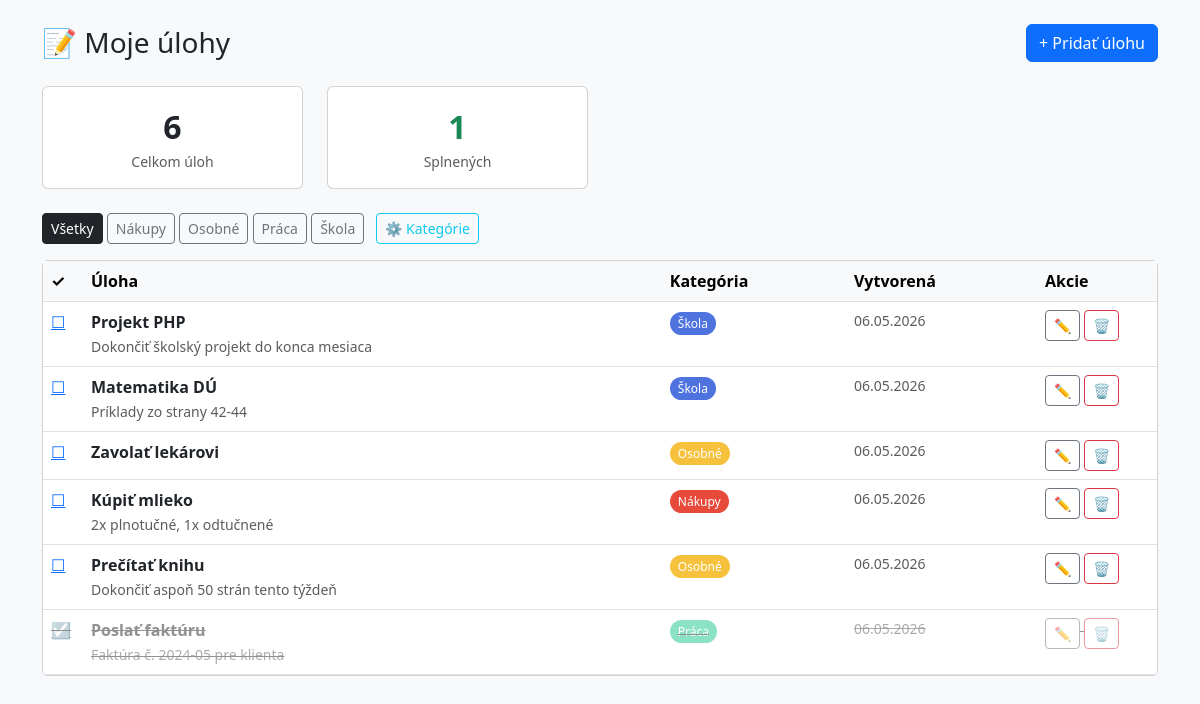
The page / on the database its author committed.
### tables this page shows
CREATE TABLE IF NOT EXISTS kategorie (
  id        INT AUTO_INCREMENT PRIMARY KEY,
  nazov     VARCHAR(100) NOT NULL,
  farba     VARCHAR(7)   NOT NULL DEFAULT '#6c757d'
   
);

CREATE TABLE IF NOT EXISTS ulohy (
  id              INT AUTO_INCREMENT PRIMARY KEY,
  nazov           VARCHAR(255) NOT NULL,
  popis           TEXT,
  hotova          TINYINT(1)   NOT NULL DEFAULT 0,   
  kategoria_id    INT,
  datum_vytvorenia DATETIME    NOT NULL DEFAULT CURRENT_TIMESTAMP,
  FOREIGN KEY (kategoria_id) REFERENCES kategorie(id) ON DELETE SET NULL
);

### index.php (the view, shortened to what this page needs)
<?php
include "db.php";
$filter_kategoria = isset($_GET['kategoria']) ? (int)$_GET['kategoria'] : 0;
$sql = "
    SELECT u.*, k.nazov AS kat_nazov, k.farba AS kat_farba
    FROM ulohy u
    LEFT JOIN kategorie k ON u.kategoria_id = k.id
";
$sql .= " ORDER BY u.hotova ASC, u.datum_vytvorenia DESC";
$vysledok = mysqli_query($conn, $sql);
$kategorie = mysqli_query($conn, "SELECT * FROM kategorie ORDER BY nazov");
$stat = mysqli_query($conn, "SELECT COUNT(*) as celkom, SUM(hotova) as splnene FROM ulohy");
$stat_row = mysqli_fetch_assoc($stat);
?>
<!DOCTYPE html>
<html lang="sk">
<head>
  <link href="https://cdn.jsdelivr.net/npm/bootstrap@5.3.0/dist/css/bootstrap.min.css" rel="stylesheet">
</head>
<body class="bg-light">
<div class="container py-4">
  <div class="d-flex justify-content-between align-items-center mb-4">
    <h1 class="h3 mb-0">📝 Moje úlohy</h1>
    <a href="pridat.php" class="btn btn-primary">+ Pridať úlohu</a>
  </div>
  <div class="row mb-4">
    <div class="col-6 col-md-3">
      <div class="card text-center p-3">
        <div class="fs-2 fw-bold"><?= $stat_row['celkom'] ?></div>
        <div class="text-muted small">Celkom úloh</div>
      </div>
    </div>
    <div class="col-6 col-md-3">
      <div class="card text-center p-3">
        <div class="fs-2 fw-bold text-success"><?= (int)$stat_row['splnene'] ?></div>
        <div class="text-muted small">Splnených</div>
      </div>
    </div>
  </div>
  <div class="mb-3">
    <a href="index.php" class="btn btn-sm <?= $filter_kategoria == 0 ? 'btn-dark' : 'btn-outline-dark' ?>">
      Všetky
    </a>
    <?php
    mysqli_data_seek($kategorie, 0);
    while ($kat = mysqli_fetch_assoc($kategorie)):
    ?>
      <a href="index.php?kategoria=<?= $kat['id'] ?>"
         class="btn btn-sm <?= $filter_kategoria == $kat['id'] ? 'btn-dark' : 'btn-outline-secondary' ?>">
        <?= htmlspecialchars($kat['nazov']) ?>
      </a>
    <?php endwhile; ?>
    <a href="kategorie.php" class="btn btn-sm btn-outline-info ms-2">⚙ Kategórie</a>
  </div>
  <div class="card">
    <table class="table table-hover mb-0">
      <thead class="table-light">
        <tr>
          <th width="40">✓</th>
          <th>Úloha</th>
          <th>Kategória</th>
          <th>Vytvorená</th>
          <th width="120">Akcie</th>
        </tr>
      </thead>
      <tbody>
        <?php while ($uloha = mysqli_fetch_assoc($vysledok)): ?>
          <tr class="<?= $uloha['hotova'] ? 'uloha-splnena' : '' ?>">
            <td>
              <a href="index.php?toggle=<?= $uloha['id'] ?>" title="Označiť">
                <?= $uloha['hotova'] ? '☑' : '☐' ?>
              </a>
            </td>
            <td>
              <strong><?= htmlspecialchars($uloha['nazov']) ?></strong>
              <?php if ($uloha['popis']): ?>
                <br><small class="text-muted"><?= htmlspecialchars($uloha['popis']) ?></small>
              <?php endif; ?>
            </td>
            <td>
              <?php if ($uloha['kat_nazov']): ?>
                <span class="kat-badge" style="background:<?= $uloha['kat_farba'] ?>">
                  <?= htmlspecialchars($uloha['kat_nazov']) ?>
                </span>
              <?php else: ?>
                <span class="text-muted small">—</span>
              <?php endif; ?>
            </td>
            <td class="text-muted small">
              <?= date('d.m.Y', strtotime($uloha['datum_vytvorenia'])) ?>
            </td>
            <td>
              <a href="upravit.php?id=<?= $uloha['id'] ?>" class="btn btn-sm btn-outline-secondary">✏</a>
              <a href="zmazat.php?id=<?= $uloha['id'] ?>"
                 class="btn btn-sm btn-outline-danger"
                 onclick="return confirm('Naozaj zmazať túto úlohu?')">🗑</a>
            </td>
          </tr>
        <?php endwhile; ?>
      </tbody>
    </table>
  </div>
</div>
</body>
</html>

### index.php (style rules this page uses)
.uloha-splnena td { opacity: 0.5; text-decoration: line-through; }
.kat-badge { font-size: 0.75rem; padding: 3px 8px; border-radius: 12px; color: #fff; }

### rows shown on the page
kategorie: nazov "Nákupy"
kategorie: nazov "Osobné"
kategorie: nazov "Práca"
kategorie: nazov "Škola"
ulohy: nazov "Projekt PHP", popis "Dokončiť školský projekt do konca mesiaca", kategoria.nazov "Škola", datum_vytvorenia "06.05.2026"
ulohy: nazov "Matematika DÚ", popis "Príklady zo strany 42-44", kategoria.nazov "Škola", datum_vytvorenia "06.05.2026"
ulohy: nazov "Zavolať lekárovi", kategoria.nazov "Osobné", datum_vytvorenia "06.05.2026"
ulohy: nazov "Kúpiť mlieko", popis "2x plnotučné, 1x odtučnené", kategoria.nazov "Nákupy", datum_vytvorenia "06.05.2026"
ulohy: nazov "Prečítať knihu", popis "Dokončiť aspoň 50 strán tento týždeň", kategoria.nazov "Osobné", datum_vytvorenia "06.05.2026"
ulohy: nazov "Poslať faktúru", popis "Faktúra č. 2024-05 pre klienta", kategoria.nazov "Práca", datum_vytvorenia "06.05.2026"

### other values the page prints
$stat_row['celkom'] "6"
$stat_row['splnene'] "1"
